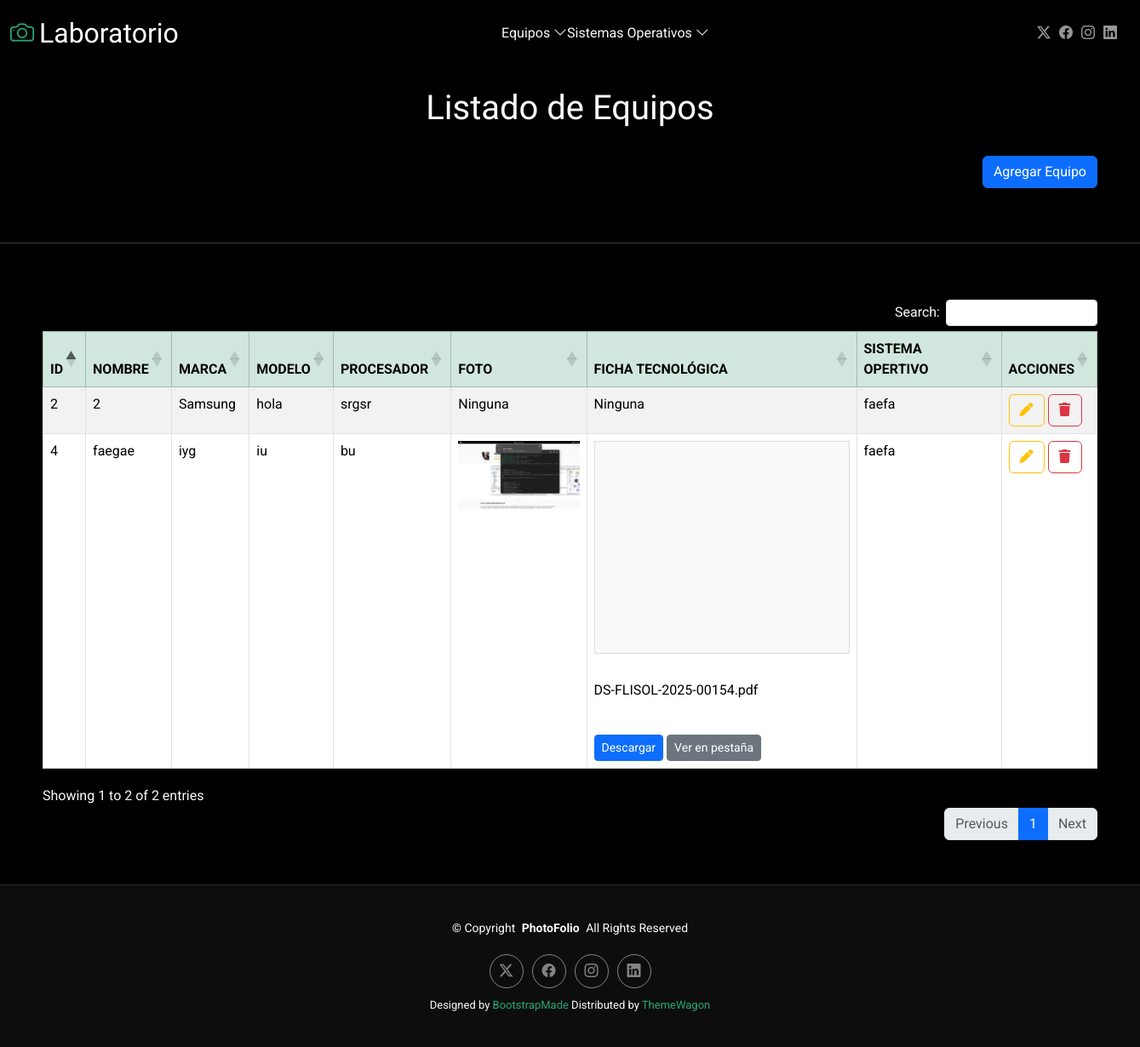
Screenshot of /inicioeq with the database file from the repository.
### Aplicaciones/Equipo/models.py (models this page shows)
class Equipo(models.Model):
    nombre = models.CharField(max_length=100)
    marca = models.CharField(max_length=50)
    modelo = models.CharField(max_length=50)
    procesador = models.CharField(max_length=50)
    fotoe = models.FileField(upload_to='equipos')
    fichatec = models.FileField(upload_to='equipos')
    sistema_operativo = models.ForeignKey(SistemaOperativo, on_delete=models.CASCADE)

### Aplicaciones/SistemaOperativo/models.py (models this page shows, shortened)
class SistemaOperativo(models.Model):
    nombre = models.CharField(max_length=100)
    version = models.CharField(max_length=50)
    documentacion = models.FileField(upload_to='documentos_so/', null=True, blank=True)

### Aplicaciones/Equipo/views.py (the view)
# urls.py: path('inicioeq',views.inicio,name='inicioeq'),
def inicio(request):
    listadoEquipo=Equipo.objects.all()
    return render(request,"inicioeq.html",{'equipo':listadoEquipo})

### Aplicaciones/Equipo/templates/inicioeq.html (shortened to what this page needs)
{% extends 'plantilla.html' %}
{% load static %}
{% block body %}
<br>
<h1 class="text-center">Listado de Equipos</h1>
<br>
<div class="text-center " style="display: flex; justify-content: right;margin-right: 50px;">
    <a href="nuevoEquipo" class="btn btn-primary " >
        Agregar Equipo
    </a>
</div>
<br>
<br>
<hr>
<div style="width: 100%; height: auto; padding:  50px; ">
    <table class="table table-bordered table-striped table-hover mx-10" id= "tbl_equipo" >
        <thead>
            <tr class="table-success text-center">
                    <th>ID</th>
                    <th>NOMBRE</th>
                    <th>MARCA</th>
                    <th>MODELO</th>
                    <th>PROCESADOR</th>
                    <th>FOTO</th>
                    <th>FICHA TECNOLÓGICA</th>
                    <th>SISTEMA OPERTIVO</th>
                    <th>ACCIONES</th>
            </tr>
        </thead>
        <tbody>
            {% for equipoTemporal in equipo %}
                    <tr>
                        <td>{{equipoTemporal.id}}</td>
                        <td>{{equipoTemporal.nombre}}</td>
                        <td>{{equipoTemporal.marca}}</td>
                        <td>{{equipoTemporal.modelo}}</td>
                        <td>{{equipoTemporal.procesador}}</td>
                        <td>
                            {% if equipoTemporal.fotoe %}
                                <img src="{{equipoTemporal.fotoe.url}}" alt="" height="80px">
                            {% else %}
                                Ninguna
                            {% endif %}
                        </td>
                        <td>
                            {% if equipoTemporal.fichatec %}
                                <iframe
                                    src="{{ equipoTemporal.fichatec.url }} "
                                    width="300"
                                    height="250"
                                    style="border: 1px solid #ddd; background: #f8f9fa;"
                                    title="Vista previa del documento"
                                    type="application/pdf">
                                </iframe>
                                <br>
                                <br>
                                <p>{{ equipoTemporal.fichatec.name|slice:"8:" }}</p>
                                <br>
                                <a href="{{ equipoTemporal.fichatec.url }}" download class="btn btn-sm btn-primary">Descargar</a>
                                <a href="{{ equipoTemporal.fichatec.url }}" target="_blank" class="btn btn-sm btn-secondary">Ver en pestaña</a>
                            {% else %}
                                Ninguna
                            {% endif %}
                        </td>
                        <td>{{equipoTemporal.sistema_operativo.nombre}}</td>
                        <td>
                            <a href="editarEquipo/{{equipoTemporal.id}}" class="btn btn-outline-warning">
                                <i class="fa fa-pen"></i>
                            </a>
                            <a href="#" class="btn btn-outline-danger" onclick="confirmarEliminacion('{{equipoTemporal.id}}')">
                                <i class="fa fa-trash"></i>
                            </a>
                        </td>
                    </tr>
            {% endfor %}
        </tbody>
    </table>
</div>
{% endblock %}

### soportetec/static/plantilla/Pho/assets/css/main.css (style rules this page uses)
:root { --default-font: "Roboto", system-ui, -apple-system, "Segoe UI", Roboto, "Helvetica Neue", Arial, "Noto Sans", "Liberation Sans", sans-serif, "Apple Color Emoji", "Segoe UI Emoji", "Segoe UI Symbol", "Noto Color Emoji"; --heading-font: "Cardo", sans-serif; --nav-font: "Inter", sans-serif; }
:root { --background-color: #000000; --default-color: #fafafa; --heading-color: #ffffff; --accent-color: #27a776; --surface-color: #1a1a1a; --contrast-color: #ffffff; }
:root { --nav-color: rgba(255, 255, 255, 0.5); --nav-hover-color: #ffffff; --nav-mobile-background-color: #1a1a1a; --nav-dropdown-background-color: #1a1a1a; --nav-dropdown-color: rgba(255, 255, 255, 0.5); --nav-dropdown-hover-color: #ffffff; }
:root { scroll-behavior: smooth; }
body { color: var(--default-color); background-color: var(--background-color); font-family: var(--default-font); }
a { color: var(--accent-color); text-decoration: none; transition: 0.3s; }
h1, h2, h3, h4, h5, h6 { color: var(--heading-color); font-family: var(--heading-font); }

### rows the page displays
Equipo: id "2", nombre "2", marca "Samsung", modelo "hola", procesador "srgsr", fotoe "Ninguna", fichatec "Ninguna", sistema_operativo.nombre "faefa"
Equipo: id "4", nombre "faegae", marca "iyg", modelo "iu", procesador "bu", fotoe (picture), fichatec.name "DS-FLISOL-2025-00154.pdf", sistema_operativo.nombre "faefa"
